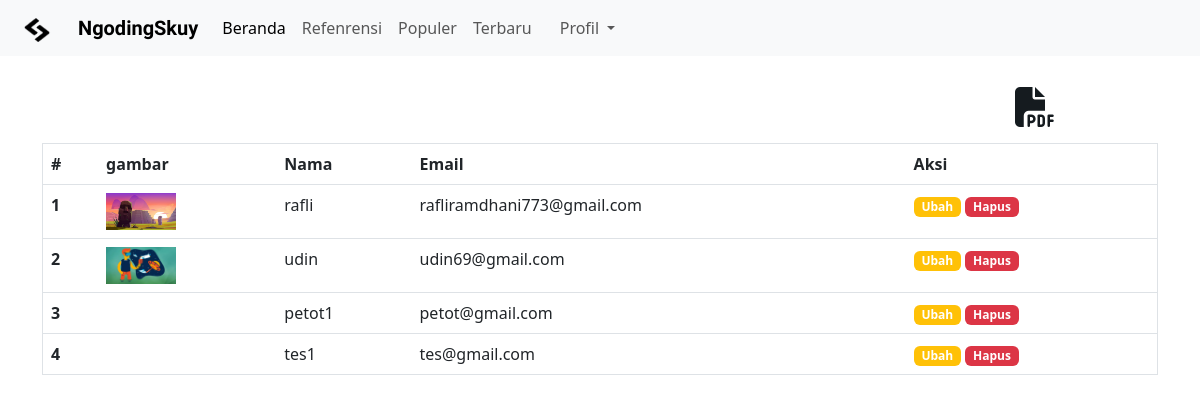
Page /dashboard_user.php on the committed database.
### tables this page shows
CREATE TABLE `user` (
  `id` int NOT NULL,
  `gambar` varchar(255) NOT NULL,
  `username` varchar(255) NOT NULL,
  `email` varchar(255) NOT NULL,
  `password` varchar(255) NOT NULL,
  `id_role` int NOT NULL
);

### functions.php (called while the page is built, shortened)
<?php
function koneksi()
{
  return mysqli_connect('localhost', 'root', '', 'tubes');
}
function query($query)
{
  $conn = koneksi();
  $result = mysqli_query($conn, $query);
  $rows = [];
  while ($row = mysqli_fetch_assoc($result)) {
    $rows[] = $row;
  }
  return $rows;
}
?>

### dashboard_user.php (the view, shortened to what this page needs)
<?php
require ('navigasi.php');
require ('functions.php');
$user = query("SELECT * FROM user");
?>
<!doctype html>
<html lang="en">
  <head>
    <link rel="stylesheet" href="css/style.css">
    <link href="https://cdn.jsdelivr.net/npm/bootstrap@5.3.0-alpha3/dist/css/bootstrap.min.css" rel="stylesheet">
  </head>
  <body>
    <br>
    <br>
    <div class="container">
  <div class="table-responsive">
    <table border="1" cellpadding="10" cellspacing="0" class="table">
      <thead class="thead-dark">
        <tr>
          <th scope="col">#</th>
          <th scope="col">gambar</th>
          <th scope="col">Nama</th>
          <th scope="col">Email</th>
          <th scope="col">Aksi</th>
        </tr>
      </thead>
      <tbody>
        <form action="" method="GET">
        <?php $i = 1; ?>
        <?php foreach ($user as $s) : ?>
          <tr>
            <th scope="row"><?= $i; ?></th>
            <td><img src="asset/<?= $s['gambar']; ?>" alt="" width="70"></td>
            <td><?= $s['username']; ?></td>
            <td><?= $s['email']; ?></td>
            <td>
              <a href="ubah_user.php?id=<?= $s['id']; ?>" class="badge bg-warning text-decoration-none">Ubah</a>
              <a href="delete_user.php?id=<?= $s['id']; ?>" class="badge bg-danger text-decoration-none" onclick="return confirm('yakin dek')">Hapus</a>
            </td>
          </tr>
          <?php $i++; ?>
        <?php endforeach; ?>
        <div class="cetak">
          <a href="cetak.php"  target="_blank" class="btn center-icon my-2">
              <div class="icon-container">
              <i class="fa-solid fa-file-pdf size-f"></i>
              </div>
          </a>
          </div>
        </form>
      </tbody>
    </table>
  </div>
</div>
  </body>
</html>

### css/style.css (style rules this page uses)
body, html { max-width: 100%; width: 100%; }
.center-icon { display: flex; justify-content: center; align-items: center; text-decoration: none; color: inherit; }
.table { width: 100%; border-collapse: collapse; }
.size-f { font-size: 40px; color: #151b1f; }
.cetak { float: right; margin-right: 90px; }
th, td { border: 1px solid #dee2e6; padding: 8px; text-align: left; }

### rows in the picture
user: gambar (picture), username "rafli", email "rafliramdhani773@gmail.com"
user: gambar (picture), username "udin", email "udin69@gmail.com"
user: username "petot1", email "petot@gmail.com"
user: username "tes1", email "tes@gmail.com"
